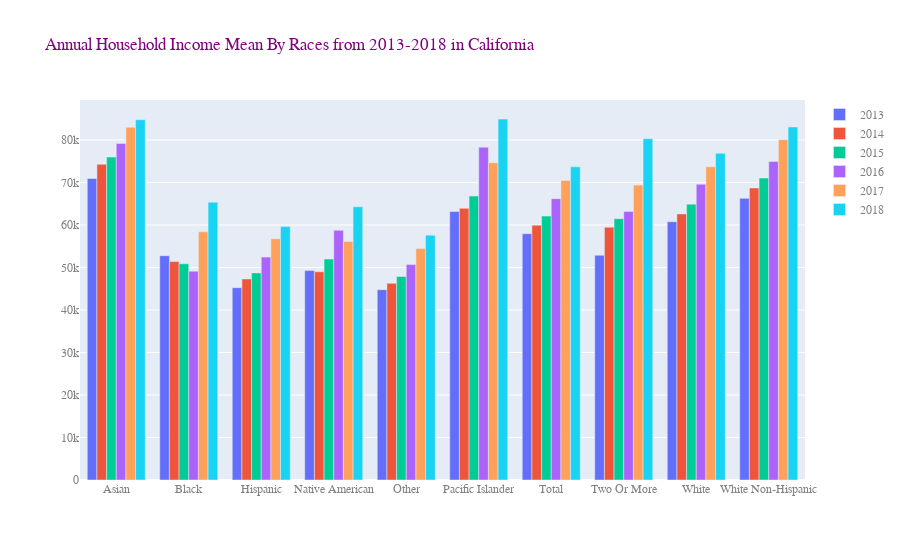

Notebook source saved alongside this figure:
### Code cell
import plotly.express as px
import plotly.graph_objects as go
fig = go.Figure(data=[
    go.Bar(name='2013', x=income['Race'], y=year[year['Year']==2013]['Household Income by Race']),
    go.Bar(name='2014', x=income['Race'], y=year[year['Year']==2014]['Household Income by Race']),
    go.Bar(name='2015', x=income['Race'], y=year[year['Year']==2015]['Household Income by Race']),
    go.Bar(name='2016', x=income['Race'], y=year[year['Year']==2016]['Household Income by Race']),
    go.Bar(name='2017', x=income['Race'], y=year[year['Year']==2017]['Household Income by Race']),
    go.Bar(name='2018', x=income['Race'], y=year[year['Year']==2018]['Household Income by Race']),
])

fig.update_layout(
    title="Annual Household Income Mean By Races from 2013-2018 in California",
    font_family="Courier New",
    font_color="gray",
    title_font_family="Times New Roman",
    title_font_color="Purple",
   legend_title_font_color="green"
)
# Change the bar mode
fig.update_layout(barmode='group')
fig.show()

### Figure 1 — Plotly figure (JSON) as saved in the notebook; plotly's stock layout.template omitted (floating-point values rounded to 4 significant figures)
{"data": [{"name": "2013", "type": "bar", "x": ["Asian", "Black", "Hispanic", "Native American", "Other", "Pacific Islander", "Total", "Two Or More", "White", "White Non-Hispanic"], "y": [70940.0, 52770.0, 45250.0, 49270.0, 44790.0, 63160.0, 57950.0, 52880.0, 60770.0, 66270.0]}, {"name": "2014", "type": "bar", "x": ["Asian", "Black", "Hispanic", "Native American", "Other", "Pacific Islander", "Total", "Two Or More", "White", "White Non-Hispanic"], "y": [74280.0, 51400.0, 47300.0, 48990.0, 46280.0, 63910.0, 59970.0, 59490.0, 62600.0, 68700.0]}, {"name": "2015", "type": "bar", "x": ["Asian", "Black", "Hispanic", "Native American", "Other", "Pacific Islander", "Total", "Two Or More", "White", "White Non-Hispanic"], "y": [75970.0, 50870.0, 48730.0, 51972, 47890.0, 66810.0, 62100.0, 61480.0, 64910.0, 71030.0]}, {"name": "2016", "type": "bar", "x": ["Asian", "Black", "Hispanic", "Native American", "Other", "Pacific Islander", "Total", "Two Or More", "White", "White Non-Hispanic"], "y": [79200.0, 49140.0, 52440.0, 58740.0, 50690.0, 78300.0, 66200.0, 63190.0, 69600.0, 74960.0]}, {"name": "2017", "type": "bar", "x": ["Asian", "Black", "Hispanic", "Native American", "Other", "Pacific Islander", "Total", "Two Or More", "White", "White Non-Hispanic"], "y": [83000.0, 58390.0, 56770.0, 56140.0, 54460.0, 74640.0, 70490.0, 69400.0, 73690.0, 80070.0]}, {"name": "2018", "type": "bar", "x": ["Asian", "Black", "Hispanic", "Native American", "Other", "Pacific Islander", "Total", "Two Or More", "White", "White Non-Hispanic"], "y": [84760.0, 65370.0, 59620.0, 64310.0, 57610.0, 84940.0, 73690.0, 80300.0, 76870.0, 83070.0]}], "layout": {"barmode": "group", "font": {"color": "gray", "family": "Courier New"}, "legend": {"title": {"font": {"color": "green"}}}, "title": {"font": {"color": "Purple", "family": "Times New Roman"}, "text": "Annual Household Income Mean By Races from 2013-2018 in California"}}}
